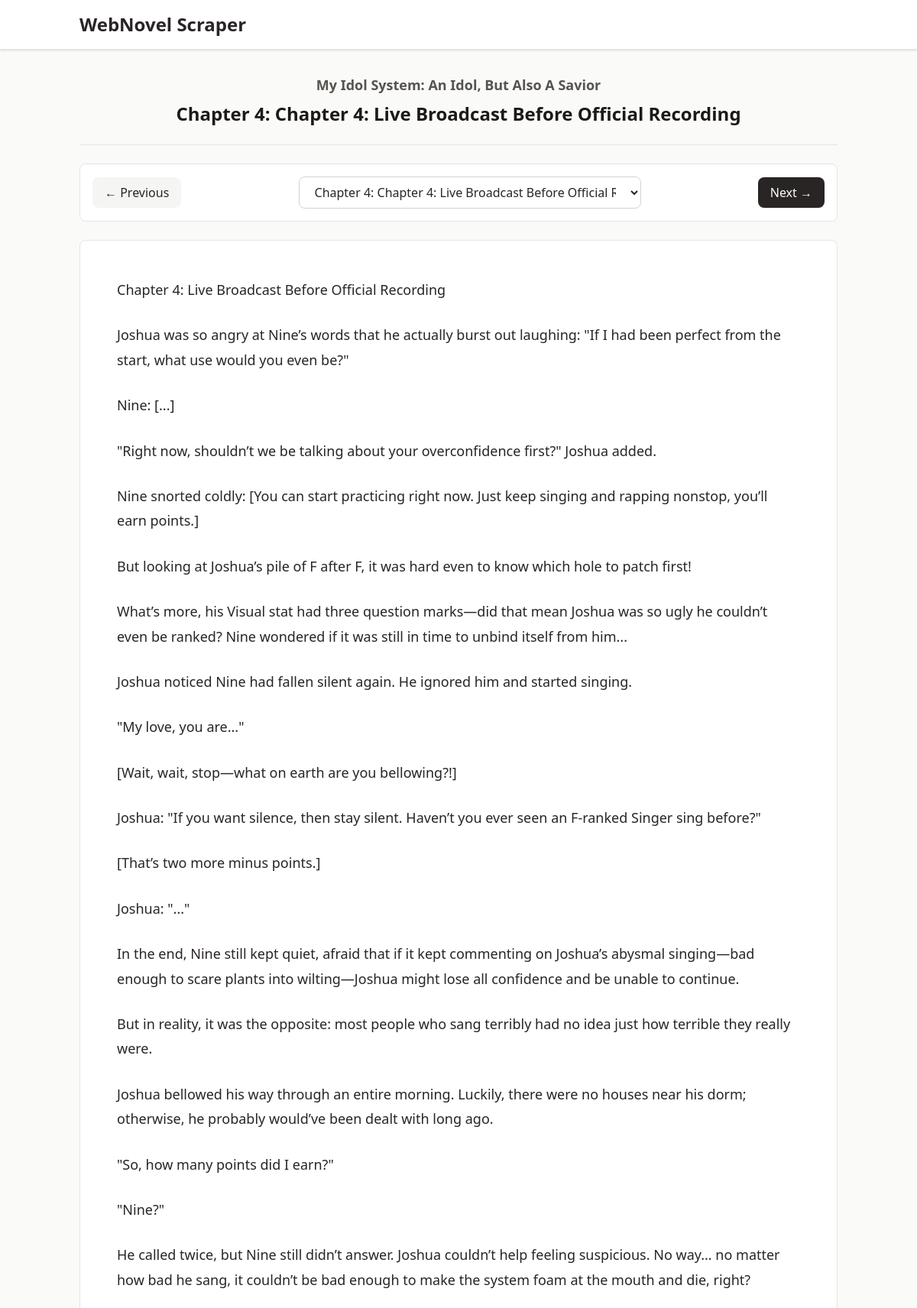
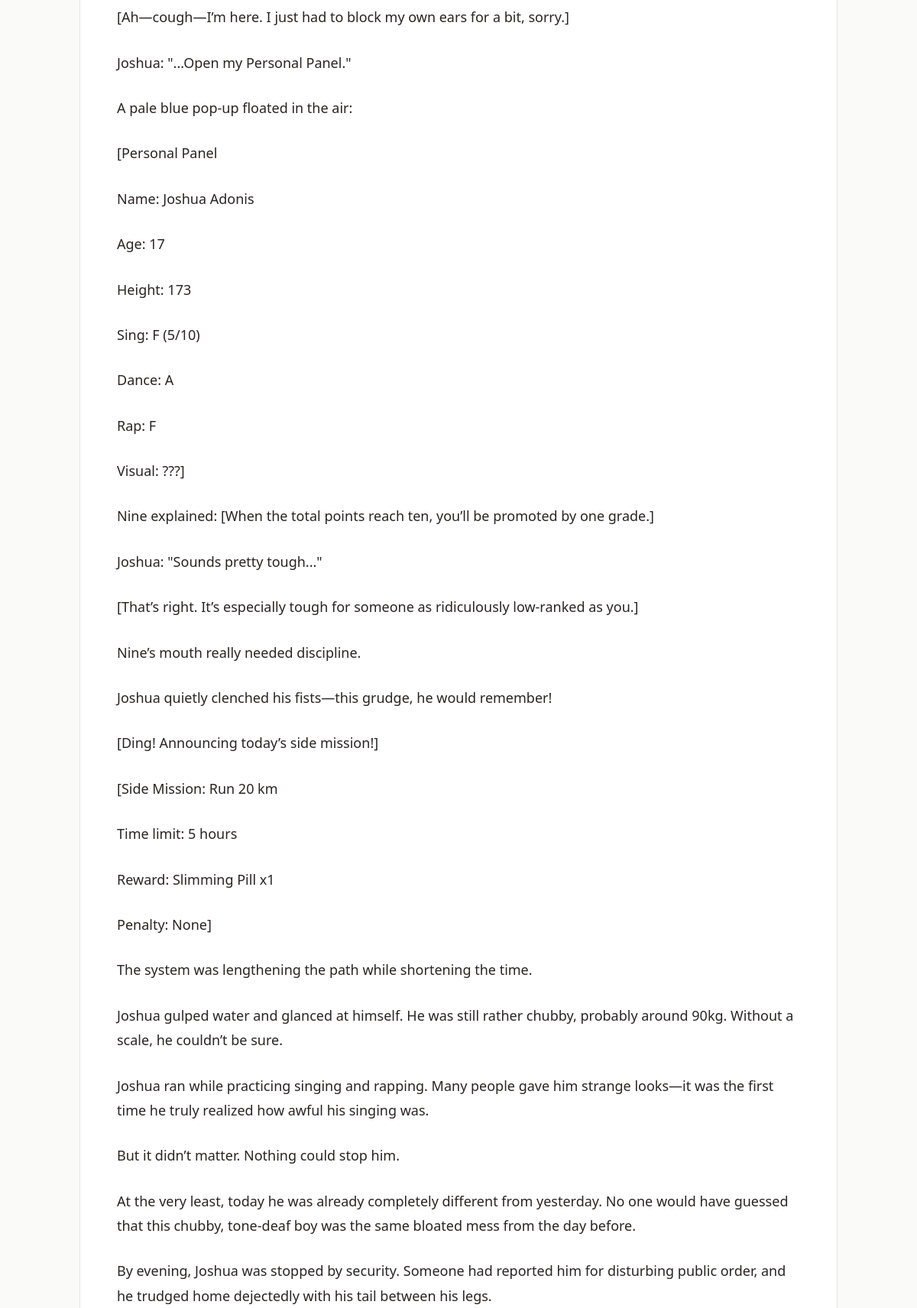
/read/my-idol-system-an-idol-but-also-a-savior/4 (upper part), run on the app's committed database (2 pictures, top to bottom).
### app/models.py (models this page shows)
class Base(DeclarativeBase):
    pass

class Novel(Base):
    __tablename__ = "novels"
    id: Mapped[int] = mapped_column(Integer, primary_key=True, index=True)
    title: Mapped[str] = mapped_column(String(500), index=True)
    slug: Mapped[str] = mapped_column(String(500), unique=True, index=True)
    author: Mapped[str] = mapped_column(String(200), index=True)
    description: Mapped[str] = mapped_column(Text)
    cover_url: Mapped[str | None] = mapped_column(String(1000), nullable=True)
    source_url: Mapped[str] = mapped_column(String(1000), unique=True)
    created_at: Mapped[datetime] = mapped_column(
        DateTime(timezone=True), server_default=func.now()
    )
    updated_at: Mapped[datetime] = mapped_column(
        DateTime(timezone=True), server_default=func.now(), onupdate=func.now()
    )
    chapters: Mapped[list["Chapter"]] = relationship(
        back_populates="novel",
        cascade="all, delete-orphan",
        order_by="Chapter.chapter_number",
    )

class Chapter(Base):
    __tablename__ = "chapters"
    id: Mapped[int] = mapped_column(Integer, primary_key=True, index=True)
    title: Mapped[str] = mapped_column(String(500))
    chapter_number: Mapped[int] = mapped_column(Integer)
    source_url: Mapped[str] = mapped_column(String(1000), unique=True)
    content: Mapped[str | None] = mapped_column(Text, nullable=True)
    novel_id: Mapped[int] = mapped_column(
        Integer, ForeignKey("novels.id", ondelete="CASCADE"), index=True
    )
    created_at: Mapped[datetime] = mapped_column(
        DateTime(timezone=True), server_default=func.now()
    )
    updated_at: Mapped[datetime] = mapped_column(
        DateTime(timezone=True), server_default=func.now(), onupdate=func.now()
    )
    novel: Mapped["Novel"] = relationship(back_populates="chapters")

### app/main.py (the view)
@app.get("/read/{novel_slug}/{chapter_number}")
async def read_chapter(
    request: Request, novel_slug: str, chapter_number: int, db: SessionDep
):
    novel = db.scalar(select(Novel).where(Novel.slug == novel_slug))
    if not novel:
        raise HTTPException(status_code=404, detail="Novel not found")
    all_chapters = db.scalars(
        select(Chapter)
        .where(Chapter.novel_id == novel.id)
        .order_by(Chapter.chapter_number)
    ).all()
    chapter = next(
        (c for c in all_chapters if c.chapter_number == chapter_number), None
    )
    if not chapter:
        raise HTTPException(status_code=404, detail="Chapter not found")
    idx = all_chapters.index(chapter)
    prev_chapter = all_chapters[idx - 1] if idx > 0 else None
    next_chapter = all_chapters[idx + 1] if idx < len(all_chapters) - 1 else None
    return templates.TemplateResponse(
        "reader.html",
        {
            "request": request,
            "novel": novel,
            "chapter": chapter,
            "prev_chapter": prev_chapter,
            "next_chapter": next_chapter,
            "all_chapters": all_chapters,
        },
    )

### app/templates/reader.html (shortened to what this page needs)
{% extends "base.html" %}
{% block content %}
<div class="max-w-5xl mx-auto space-y-6">
    <header class="text-center space-y-2 pb-6 border-b border-stone-200">
        <h2 class="text-lg font-semibold">
            <a href="/novel/{{ novel.slug }}" class="text-stone-600 hover:text-stone-800 transition-colors">
                {{ novel.title }}
            </a>
        </h2>
        <h3 class="text-2xl font-bold text-stone-900">
            Chapter {{ chapter.chapter_number }}: {{ chapter.title }}
        </h3>
    </header>
    <nav class="flex flex-wrap items-center justify-between gap-3 bg-white rounded-lg border border-stone-200 p-4">
        {% if prev_chapter %}
        <a href="/read/{{ novel.slug }}/{{ prev_chapter.chapter_number }}"
            class="px-4 py-2 bg-stone-100 hover:bg-stone-200 text-stone-800 font-medium rounded-lg transition-colors">
            ← Previous
        </a>
        {% else %}
        <div class="px-4 py-2 bg-stone-50 text-stone-400 font-medium rounded-lg cursor-not-allowed">
            ← Previous
        </div>
        {% endif %}
        <select onchange="location = this.value;"
            class="flex-1 min-w-0 max-w-md px-4 py-2 border border-stone-300 rounded-lg focus:outline-none focus:ring-2 focus:ring-stone-400 focus:border-transparent bg-white text-stone-800">
            {% for chap in all_chapters %}
            <option value="/read/{{ novel.slug }}/{{ chap.chapter_number }}" {% if
                chap.chapter_number==chapter.chapter_number %}selected{% endif %}>
                Chapter {{ chap.chapter_number }}: {{ chap.title }}
            </option>
            {% endfor %}
        </select>
        {% if next_chapter %}
        <a href="/read/{{ novel.slug }}/{{ next_chapter.chapter_number }}"
            class="px-4 py-2 bg-stone-800 hover:bg-stone-700 text-white font-medium rounded-lg transition-colors">
            Next →
        </a>
        {% else %}
        <div class="px-4 py-2 bg-stone-200 text-stone-400 font-medium rounded-lg cursor-not-allowed">
            Next →
        </div>
        {% endif %}
    </nav>
    <article class="bg-white rounded-lg border border-stone-200 p-8 sm:p-12">
        <div class="prose prose-stone max-w-none">
            {{ chapter.content|linebreaks }}
        </div>
    </article>
</div>
{% endblock %}

### app/templates/reader.html (style rules this page uses)
.prose { font-size: 1.125rem; line-height: 1.8; color: #292524; }
.prose p { margin-bottom: 1.5em; }
@media (prefers-reduced-motion: no-preference) { a, button, select { transition-property: background-color, border-color, color; transition-duration: 200ms; transition-timing-function: ease-in-out; } }

### data on the page
Novel: title "My Idol System: An Idol, But Also A Savior"
Chapter: chapter_number "4", title "Chapter 4: Live Broadcast Before Official Recording", content "Chapter 4: Live Broadcast Before Official Recording Joshua was so angry at Nine’s words that he actually burst out laughing: \"If I had been perfect from the start, what use would you even be?\" Nine: [...] \"Right now, shouldn’t we be talking about your overconfidence first?\" Joshua added. Nine snorted coldly: [You can start practicing right now. Just keep singing and rapping nonstop, you’ll earn points.] But looking at Joshua’s pile of F after F, it was hard even to know which hole to patch first! What’s more, his Visual stat had three question marks—did that mean Joshua was so ugly he couldn’t even be ranked? Nine wondered if it was still in time to unbind itself from him... Joshua noticed…"
